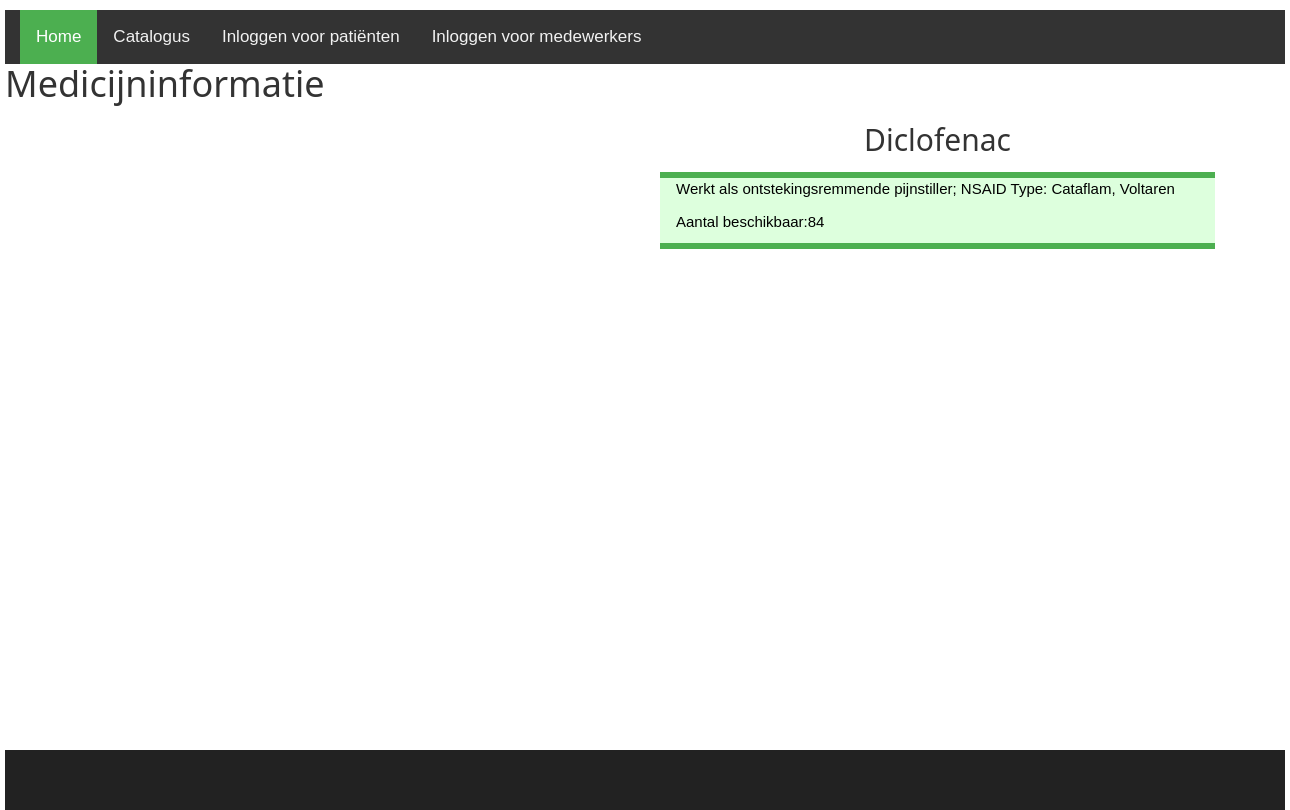
/medicijninformatie.php?id=1, run on an earlier commit of the app's database.
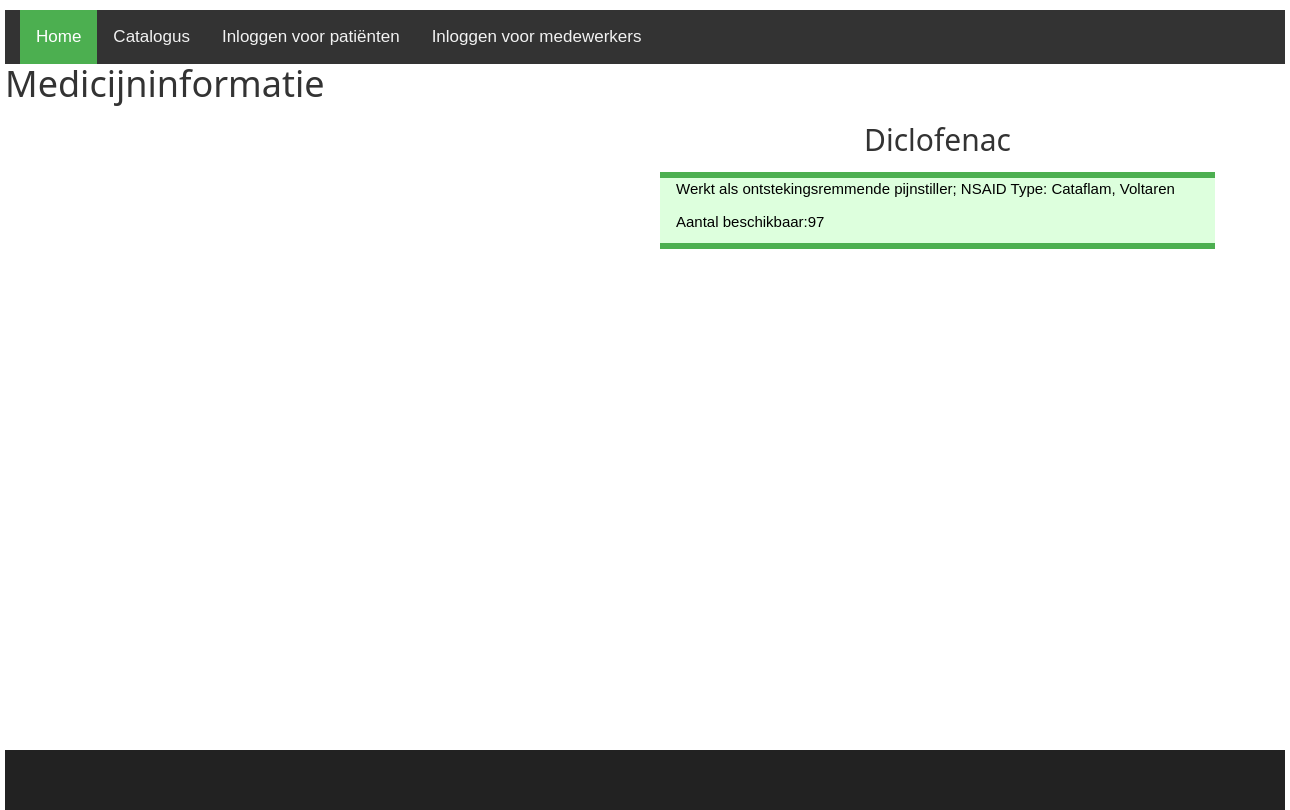
And on a later commit of the database.
### tables this page shows
CREATE TABLE `aantal` (
  `medicijn` int(11) NOT NULL,
  `aantal` int(11) NOT NULL
);

CREATE TABLE `medicijn` (
  `id` int(11) NOT NULL,
  `naam` varchar(100) NOT NULL,
  `omschrijving` varchar(250) DEFAULT NULL
);

### medicijninformatie.php (the view, shortened to what this page needs)
<!DOCTYPE HTML>
<html>
<head>
  <link rel="stylesheet" href="font-awesome-4.7.0/css/font-awesome.min.css">
  <link rel="stylesheet" href="css/bootstrap.min.css">
  <link rel="stylesheet" href="css/style.css" rel="stylesheet">
  <link rel="stylesheet" href="css/w3.css">
</head>
<body>
  <div id="container">
    <?php include 'navbar.php';
         	include ("db_connect.php");
        $query = "SELECT * FROM medicijn as m, aantal as a WHERE m.id = ".$_GET["id"]." and a.medicijn = ".$_GET["id"]."";
      	$result = mysqli_query($conn, $query);
      	$record = mysqli_fetch_assoc($result);
          ?>
        <div id="Content">
          <h1>Medicijninformatie</h1>
          <div class="container">
          		<div class="card">
          			<div class="container-fliud">
          				<div class="wrapper row">
          					<div class="preview col-md-6">
          					</div>
          					<div class="details col-md-6">
                      <div class="w3-center" >
          						<h2 class="product-title"><?php echo "$record[naam]"?></h2>
                    </div>
                      <div class="w3-panel w3-topbar w3-bottombar w3-border-green w3-pale-green" id="medicijnomschrijving">
          						<p class="product-description"><?php echo "$record[omschrijving]"?></p>
                      <p class="product-description">Aantal beschikbaar:<?php echo "$record[aantal]"?></p>
                    </div>
          					</div>
          				</div>
          			</div>
          		</div>
          	</div>
        </div>
    <?php include 'footer.php';?>
  </div>
</body>
</html>

What changed in the data, as far as the page shows it:
changed aantal "Diclofenac": aantal "84" → "97"
